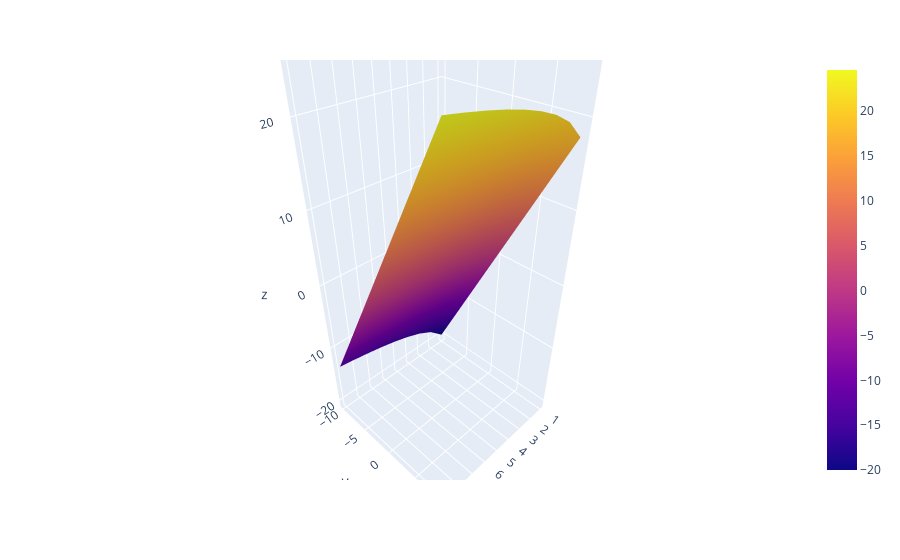

This figure's notebook cell:
### Code cell
import plotly.express as px
import plotly.graph_objects as go

fig = px.scatter_3d()

fig.add_trace(go.Surface(x=xx,y=yy,z=zz))

fig.show()

### Figure 1 — Plotly figure (JSON) as saved in the notebook; plotly's stock layout.template omitted (floating-point values rounded to 4 significant figures; data arrays with more than 128 entries replaced by an {"elided": "..."} marker saying what was removed)
{"data": [{"hovertemplate": "<extra></extra>", "legendgroup": "", "marker": {"color": "#636efa", "symbol": "circle"}, "mode": "markers", "name": "", "scene": "scene", "showlegend": false, "type": "scatter3d"}, {"type": "surface", "x": {"elided": "20x20 int values"}, "y": {"elided": "20x20 int values"}, "z": {"elided": "20x20 float values"}}], "layout": {"legend": {"tracegroupgap": 0}, "margin": {"t": 60}, "scene": {"domain": {"x": [0, 1], "y": [0, 1]}}}}
